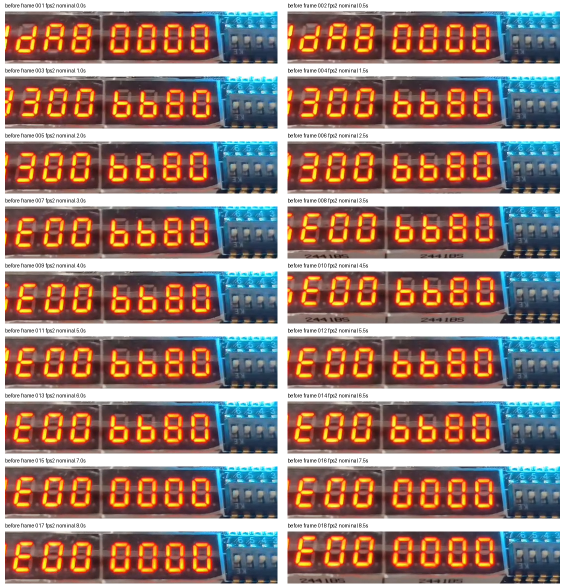
#> input picture development/player_dynamic_text_audio_packet_probe/build/board_feedback_20261011/before/contact_1.png, 1130 x 1170 px, given as the content of the folder dio_packet_probe/build/board_feedback_20261011/before/frames, which was not available (shown at 1/2 size)
$ python make_contacts.py
#> lines starting #> are read from the running program, lines starting #| are printed output that depends on the picture; after the words box and inside, x2 and y2 are one past the last pixel; in counts of white or black regions, pixels touching at a corner belong together
from pathlib import Path
from PIL import Image, ImageDraw
import numpy as np

root = Path(__file__).resolve().parent
for mode in ['before', 'after']:
    out = root / mode
    (out / 'crops').mkdir(exist_ok=True)
    tiles = []
    for i, p in enumerate(sorted((out / 'frames').glob('*.png'))):
        im = Image.open(p).convert('RGB')
#> im is the input picture: PIL image 1130x1170 RGB; mean R, G, B 151.8, 126.8, 117.5
        a = np.asarray(im).astype('int32')
        mask = (a[:, :, 0] > 140) & (a[:, :, 0] > a[:, :, 1] * 1.4) & (a[:, :, 0] > a[:, :, 2] * 1.4)
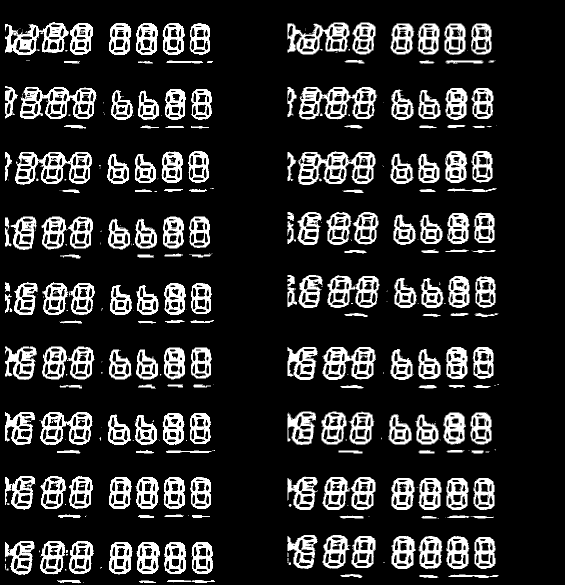
#> mask: shape (1170, 1130) bool (shown at 1/2 size); 16.8% white; 410 white regions (210 under 20 px), largest, box (x1, y1, x2, y2) and area: (596, 302, 751, 370) 5069, (597, 174, 753, 239) 4885, (30, 304, 184, 370) 4812
        counts = mask[300:520, 380:920].sum(axis=1)
#> counts = 220 values, max 239 at index 152, min 0 at index 0, mean 100.8
        cy = 300 + int(np.argmax(np.convolve(counts, np.ones(70), mode='same')))
#> cy = 335
        crop = im.crop((380, cy-52, 925, cy+52))
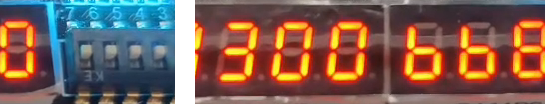
#> crop: PIL image 545x104 RGB; mean R, G, B 126, 95.7, 84.1
        crop.save(out / 'crops' / p.name)
        tile = Image.new('RGB', (565, 130), 'white')
#> tile: PIL image 565x130 RGB; every value is 255
        tile.paste(crop, (10, 23))
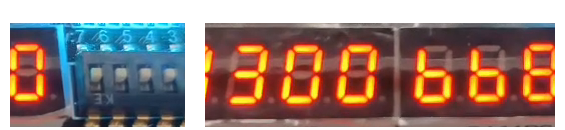
#> tile: PIL image 565x130 RGB; mean R, G, B 155.4, 132.1, 123.1
        ImageDraw.Draw(tile).text((10, 5), f'{mode} frame {i+1:03d} fps2 nominal {i*0.5:.1f}s', fill='black')
        tiles.append(tile)
    for start in range(0, len(tiles), 18):
        group = tiles[start:start+18]
        sheet = Image.new('RGB', (1130, 130*((len(group)+1)//2)), (210, 210, 210))
        for k, tile in enumerate(group):
            sheet.paste(tile, (k%2*565, k//2*130))
        sheet.save(out / f'contact_{start//18+1}.png')
#> this loop made 1 pass
#> pass 1, `sheet.save(out / f'contact_{start//18+1}.png')`:
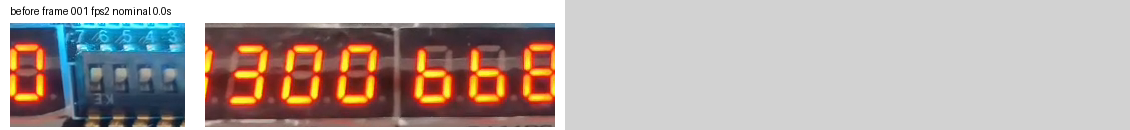
#> saved as contact_1.png: PIL image 1130x130 RGB; mean R, G, B 182.1, 170.4, 165.9
#> (the run stopped early here; a loop or call above may not have finished)
